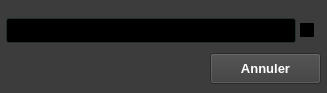
<?xml version="1.0" encoding="UTF-8"?>
<ui version="4.0">
 <class>YerithAdminSearchForm</class>
 <widget class="QWidget" name="YerithAdminSearchForm">
  <property name="geometry">
   <rect>
    <x>0</x>
    <y>0</y>
    <width>327</width>
    <height>93</height>
   </rect>
  </property>
  <property name="palette">
   <palette>
    <active>
     <colorrole role="WindowText">
      <brush brushstyle="SolidPattern">
       <color alpha="255">
        <red>255</red>
        <green>255</green>
        <blue>255</blue>
       </color>
      </brush>
     </colorrole>
     <colorrole role="Button">
      <brush brushstyle="SolidPattern">
       <color alpha="255">
        <red>60</red>
        <green>60</green>
        <blue>60</blue>
       </color>
      </brush>
     </colorrole>
     <colorrole role="Light">
      <brush brushstyle="SolidPattern">
       <color alpha="255">
        <red>90</red>
        <green>90</green>
        <blue>90</blue>
       </color>
      </brush>
     </colorrole>
     <colorrole role="Midlight">
      <brush brushstyle="SolidPattern">
       <color alpha="255">
        <red>75</red>
        <green>75</green>
        <blue>75</blue>
       </color>
      </brush>
     </colorrole>
     <colorrole role="Dark">
      <brush brushstyle="SolidPattern">
       <color alpha="255">
        <red>30</red>
        <green>30</green>
        <blue>30</blue>
       </color>
      </brush>
     </colorrole>
     <colorrole role="Mid">
      <brush brushstyle="SolidPattern">
       <color alpha="255">
        <red>40</red>
        <green>40</green>
        <blue>40</blue>
       </color>
      </brush>
     </colorrole>
     <colorrole role="Text">
      <brush brushstyle="SolidPattern">
       <color alpha="255">
        <red>255</red>
        <green>255</green>
        <blue>255</blue>
       </color>
      </brush>
     </colorrole>
     <colorrole role="BrightText">
      <brush brushstyle="SolidPattern">
       <color alpha="255">
        <red>255</red>
        <green>255</green>
        <blue>255</blue>
       </color>
      </brush>
     </colorrole>
     <colorrole role="ButtonText">
      <brush brushstyle="SolidPattern">
       <color alpha="255">
        <red>255</red>
        <green>255</green>
        <blue>255</blue>
       </color>
      </brush>
     </colorrole>
     <colorrole role="Base">
      <brush brushstyle="SolidPattern">
       <color alpha="255">
        <red>0</red>
        <green>0</green>
        <blue>0</blue>
       </color>
      </brush>
     </colorrole>
     <colorrole role="Window">
      <brush brushstyle="SolidPattern">
       <color alpha="255">
        <red>60</red>
        <green>60</green>
        <blue>60</blue>
       </color>
      </brush>
     </colorrole>
     <colorrole role="Shadow">
      <brush brushstyle="SolidPattern">
       <color alpha="255">
        <red>0</red>
        <green>0</green>
        <blue>0</blue>
       </color>
      </brush>
     </colorrole>
     <colorrole role="AlternateBase">
      <brush brushstyle="SolidPattern">
       <color alpha="255">
        <red>30</red>
        <green>30</green>
        <blue>30</blue>
       </color>
      </brush>
     </colorrole>
     <colorrole role="ToolTipBase">
      <brush brushstyle="SolidPattern">
       <color alpha="255">
        <red>255</red>
        <green>255</green>
        <blue>220</blue>
       </color>
      </brush>
     </colorrole>
     <colorrole role="ToolTipText">
      <brush brushstyle="SolidPattern">
       <color alpha="255">
        <red>0</red>
        <green>0</green>
        <blue>0</blue>
       </color>
      </brush>
     </colorrole>
     <colorrole role="PlaceholderText">
      <brush brushstyle="NoBrush">
       <color alpha="128">
        <red>255</red>
        <green>255</green>
        <blue>255</blue>
       </color>
      </brush>
     </colorrole>
    </active>
    <inactive>
     <colorrole role="WindowText">
      <brush brushstyle="SolidPattern">
       <color alpha="255">
        <red>255</red>
        <green>255</green>
        <blue>255</blue>
       </color>
      </brush>
     </colorrole>
     <colorrole role="Button">
      <brush brushstyle="SolidPattern">
       <color alpha="255">
        <red>60</red>
        <green>60</green>
        <blue>60</blue>
       </color>
      </brush>
     </colorrole>
     <colorrole role="Light">
      <brush brushstyle="SolidPattern">
       <color alpha="255">
        <red>90</red>
        <green>90</green>
        <blue>90</blue>
       </color>
      </brush>
     </colorrole>
     <colorrole role="Midlight">
      <brush brushstyle="SolidPattern">
       <color alpha="255">
        <red>75</red>
        <green>75</green>
        <blue>75</blue>
       </color>
      </brush>
     </colorrole>
     <colorrole role="Dark">
      <brush brushstyle="SolidPattern">
       <color alpha="255">
        <red>30</red>
        <green>30</green>
        <blue>30</blue>
       </color>
      </brush>
     </colorrole>
     <colorrole role="Mid">
      <brush brushstyle="SolidPattern">
       <color alpha="255">
        <red>40</red>
        <green>40</green>
        <blue>40</blue>
       </color>
      </brush>
     </colorrole>
     <colorrole role="Text">
      <brush brushstyle="SolidPattern">
       <color alpha="255">
        <red>255</red>
        <green>255</green>
        <blue>255</blue>
       </color>
      </brush>
     </colorrole>
     <colorrole role="BrightText">
      <brush brushstyle="SolidPattern">
       <color alpha="255">
        <red>255</red>
        <green>255</green>
        <blue>255</blue>
       </color>
      </brush>
     </colorrole>
     <colorrole role="ButtonText">
      <brush brushstyle="SolidPattern">
       <color alpha="255">
        <red>255</red>
        <green>255</green>
        <blue>255</blue>
       </color>
      </brush>
     </colorrole>
     <colorrole role="Base">
      <brush brushstyle="SolidPattern">
       <color alpha="255">
        <red>0</red>
        <green>0</green>
        <blue>0</blue>
       </color>
      </brush>
     </colorrole>
     <colorrole role="Window">
      <brush brushstyle="SolidPattern">
       <color alpha="255">
        <red>60</red>
        <green>60</green>
        <blue>60</blue>
       </color>
      </brush>
     </colorrole>
     <colorrole role="Shadow">
      <brush brushstyle="SolidPattern">
       <color alpha="255">
        <red>0</red>
        <green>0</green>
        <blue>0</blue>
       </color>
      </brush>
     </colorrole>
     <colorrole role="AlternateBase">
      <brush brushstyle="SolidPattern">
       <color alpha="255">
        <red>30</red>
        <green>30</green>
        <blue>30</blue>
       </color>
      </brush>
     </colorrole>
     <colorrole role="ToolTipBase">
      <brush brushstyle="SolidPattern">
       <color alpha="255">
        <red>255</red>
        <green>255</green>
        <blue>220</blue>
       </color>
      </brush>
     </colorrole>
     <colorrole role="ToolTipText">
      <brush brushstyle="SolidPattern">
       <color alpha="255">
        <red>0</red>
        <green>0</green>
        <blue>0</blue>
       </color>
      </brush>
     </colorrole>
     <colorrole role="PlaceholderText">
      <brush brushstyle="NoBrush">
       <color alpha="128">
        <red>255</red>
        <green>255</green>
        <blue>255</blue>
       </color>
      </brush>
     </colorrole>
    </inactive>
    <disabled>
     <colorrole role="WindowText">
      <brush brushstyle="SolidPattern">
       <color alpha="255">
        <red>30</red>
        <green>30</green>
        <blue>30</blue>
       </color>
      </brush>
     </colorrole>
     <colorrole role="Button">
      <brush brushstyle="SolidPattern">
       <color alpha="255">
        <red>60</red>
        <green>60</green>
        <blue>60</blue>
       </color>
      </brush>
     </colorrole>
     <colorrole role="Light">
      <brush brushstyle="SolidPattern">
       <color alpha="255">
        <red>90</red>
        <green>90</green>
        <blue>90</blue>
       </color>
      </brush>
     </colorrole>
     <colorrole role="Midlight">
      <brush brushstyle="SolidPattern">
       <color alpha="255">
        <red>75</red>
        <green>75</green>
        <blue>75</blue>
       </color>
      </brush>
     </colorrole>
     <colorrole role="Dark">
      <brush brushstyle="SolidPattern">
       <color alpha="255">
        <red>30</red>
        <green>30</green>
        <blue>30</blue>
       </color>
      </brush>
     </colorrole>
     <colorrole role="Mid">
      <brush brushstyle="SolidPattern">
       <color alpha="255">
        <red>40</red>
        <green>40</green>
        <blue>40</blue>
       </color>
      </brush>
     </colorrole>
     <colorrole role="Text">
      <brush brushstyle="SolidPattern">
       <color alpha="255">
        <red>30</red>
        <green>30</green>
        <blue>30</blue>
       </color>
      </brush>
     </colorrole>
     <colorrole role="BrightText">
      <brush brushstyle="SolidPattern">
       <color alpha="255">
        <red>255</red>
        <green>255</green>
        <blue>255</blue>
       </color>
      </brush>
     </colorrole>
     <colorrole role="ButtonText">
      <brush brushstyle="SolidPattern">
       <color alpha="255">
        <red>30</red>
        <green>30</green>
        <blue>30</blue>
       </color>
      </brush>
     </colorrole>
     <colorrole role="Base">
      <brush brushstyle="SolidPattern">
       <color alpha="255">
        <red>60</red>
        <green>60</green>
        <blue>60</blue>
       </color>
      </brush>
     </colorrole>
     <colorrole role="Window">
      <brush brushstyle="SolidPattern">
       <color alpha="255">
        <red>60</red>
        <green>60</green>
        <blue>60</blue>
       </color>
      </brush>
     </colorrole>
     <colorrole role="Shadow">
      <brush brushstyle="SolidPattern">
       <color alpha="255">
        <red>0</red>
        <green>0</green>
        <blue>0</blue>
       </color>
      </brush>
     </colorrole>
     <colorrole role="AlternateBase">
      <brush brushstyle="SolidPattern">
       <color alpha="255">
        <red>60</red>
        <green>60</green>
        <blue>60</blue>
       </color>
      </brush>
     </colorrole>
     <colorrole role="ToolTipBase">
      <brush brushstyle="SolidPattern">
       <color alpha="255">
        <red>255</red>
        <green>255</green>
        <blue>220</blue>
       </color>
      </brush>
     </colorrole>
     <colorrole role="ToolTipText">
      <brush brushstyle="SolidPattern">
       <color alpha="255">
        <red>0</red>
        <green>0</green>
        <blue>0</blue>
       </color>
      </brush>
     </colorrole>
     <colorrole role="PlaceholderText">
      <brush brushstyle="NoBrush">
       <color alpha="128">
        <red>255</red>
        <green>255</green>
        <blue>255</blue>
       </color>
      </brush>
     </colorrole>
    </disabled>
   </palette>
  </property>
  <property name="font">
   <font>
    <pointsize>10</pointsize>
   </font>
  </property>
  <property name="windowTitle">
   <string>Yerith-pgi-9.0 ~ administration ~ rechercher</string>
  </property>
  <widget class="YerithLineEdit" name="lineEdit_terme_recherche">
   <property name="geometry">
    <rect>
     <x>6</x>
     <y>18</y>
     <width>290</width>
     <height>25</height>
    </rect>
   </property>
   <property name="palette">
    <palette>
     <active>
      <colorrole role="WindowText">
       <brush brushstyle="SolidPattern">
        <color alpha="255">
         <red>255</red>
         <green>255</green>
         <blue>255</blue>
        </color>
       </brush>
      </colorrole>
      <colorrole role="Button">
       <brush brushstyle="SolidPattern">
        <color alpha="255">
         <red>47</red>
         <green>67</green>
         <blue>67</blue>
        </color>
       </brush>
      </colorrole>
      <colorrole role="Light">
       <brush brushstyle="SolidPattern">
        <color alpha="255">
         <red>70</red>
         <green>100</green>
         <blue>100</blue>
        </color>
       </brush>
      </colorrole>
      <colorrole role="Midlight">
       <brush brushstyle="SolidPattern">
        <color alpha="255">
         <red>58</red>
         <green>83</green>
         <blue>83</blue>
        </color>
       </brush>
      </colorrole>
      <colorrole role="Dark">
       <brush brushstyle="SolidPattern">
        <color alpha="255">
         <red>23</red>
         <green>33</green>
         <blue>33</blue>
        </color>
       </brush>
      </colorrole>
      <colorrole role="Mid">
       <brush brushstyle="SolidPattern">
        <color alpha="255">
         <red>31</red>
         <green>44</green>
         <blue>44</blue>
        </color>
       </brush>
      </colorrole>
      <colorrole role="Text">
       <brush brushstyle="SolidPattern">
        <color alpha="255">
         <red>255</red>
         <green>255</green>
         <blue>255</blue>
        </color>
       </brush>
      </colorrole>
      <colorrole role="BrightText">
       <brush brushstyle="SolidPattern">
        <color alpha="255">
         <red>255</red>
         <green>255</green>
         <blue>255</blue>
        </color>
       </brush>
      </colorrole>
      <colorrole role="ButtonText">
       <brush brushstyle="SolidPattern">
        <color alpha="255">
         <red>255</red>
         <green>255</green>
         <blue>255</blue>
        </color>
       </brush>
      </colorrole>
      <colorrole role="Base">
       <brush brushstyle="SolidPattern">
        <color alpha="255">
         <red>0</red>
         <green>0</green>
         <blue>0</blue>
        </color>
       </brush>
      </colorrole>
      <colorrole role="Window">
       <brush brushstyle="SolidPattern">
        <color alpha="255">
         <red>47</red>
         <green>67</green>
         <blue>67</blue>
        </color>
       </brush>
      </colorrole>
      <colorrole role="Shadow">
       <brush brushstyle="SolidPattern">
        <color alpha="255">
         <red>0</red>
         <green>0</green>
         <blue>0</blue>
        </color>
       </brush>
      </colorrole>
      <colorrole role="Highlight">
       <brush brushstyle="SolidPattern">
        <color alpha="255">
         <red>0</red>
         <green>0</green>
         <blue>0</blue>
        </color>
       </brush>
      </colorrole>
      <colorrole role="HighlightedText">
       <brush brushstyle="SolidPattern">
        <color alpha="255">
         <red>2</red>
         <green>160</green>
         <blue>70</blue>
        </color>
       </brush>
      </colorrole>
      <colorrole role="AlternateBase">
       <brush brushstyle="SolidPattern">
        <color alpha="255">
         <red>23</red>
         <green>33</green>
         <blue>33</blue>
        </color>
       </brush>
      </colorrole>
      <colorrole role="ToolTipBase">
       <brush brushstyle="SolidPattern">
        <color alpha="255">
         <red>255</red>
         <green>255</green>
         <blue>220</blue>
        </color>
       </brush>
      </colorrole>
      <colorrole role="ToolTipText">
       <brush brushstyle="SolidPattern">
        <color alpha="255">
         <red>0</red>
         <green>0</green>
         <blue>0</blue>
        </color>
       </brush>
      </colorrole>
      <colorrole role="PlaceholderText">
       <brush brushstyle="NoBrush">
        <color alpha="128">
         <red>255</red>
         <green>255</green>
         <blue>255</blue>
        </color>
       </brush>
      </colorrole>
     </active>
     <inactive>
      <colorrole role="WindowText">
       <brush brushstyle="SolidPattern">
        <color alpha="255">
         <red>255</red>
         <green>255</green>
         <blue>255</blue>
        </color>
       </brush>
      </colorrole>
      <colorrole role="Button">
       <brush brushstyle="SolidPattern">
        <color alpha="255">
         <red>47</red>
         <green>67</green>
         <blue>67</blue>
        </color>
       </brush>
      </colorrole>
      <colorrole role="Light">
       <brush brushstyle="SolidPattern">
        <color alpha="255">
         <red>70</red>
         <green>100</green>
         <blue>100</blue>
        </color>
       </brush>
      </colorrole>
      <colorrole role="Midlight">
       <brush brushstyle="SolidPattern">
        <color alpha="255">
         <red>58</red>
         <green>83</green>
         <blue>83</blue>
        </color>
       </brush>
      </colorrole>
      <colorrole role="Dark">
       <brush brushstyle="SolidPattern">
        <color alpha="255">
         <red>23</red>
         <green>33</green>
         <blue>33</blue>
        </color>
       </brush>
      </colorrole>
      <colorrole role="Mid">
       <brush brushstyle="SolidPattern">
        <color alpha="255">
         <red>31</red>
         <green>44</green>
         <blue>44</blue>
        </color>
       </brush>
      </colorrole>
      <colorrole role="Text">
       <brush brushstyle="SolidPattern">
        <color alpha="255">
         <red>255</red>
         <green>255</green>
         <blue>255</blue>
        </color>
       </brush>
      </colorrole>
      <colorrole role="BrightText">
       <brush brushstyle="SolidPattern">
        <color alpha="255">
         <red>255</red>
         <green>255</green>
         <blue>255</blue>
        </color>
       </brush>
      </colorrole>
      <colorrole role="ButtonText">
       <brush brushstyle="SolidPattern">
        <color alpha="255">
         <red>255</red>
         <green>255</green>
         <blue>255</blue>
        </color>
       </brush>
      </colorrole>
      <colorrole role="Base">
       <brush brushstyle="SolidPattern">
        <color alpha="255">
         <red>0</red>
         <green>0</green>
         <blue>0</blue>
        </color>
       </brush>
      </colorrole>
      <colorrole role="Window">
       <brush brushstyle="SolidPattern">
        <color alpha="255">
         <red>47</red>
         <green>67</green>
         <blue>67</blue>
        </color>
       </brush>
      </colorrole>
      <colorrole role="Shadow">
       <brush brushstyle="SolidPattern">
        <color alpha="255">
         <red>0</red>
         <green>0</green>
         <blue>0</blue>
        </color>
       </brush>
      </colorrole>
      <colorrole role="Highlight">
       <brush brushstyle="SolidPattern">
        <color alpha="255">
         <red>0</red>
         <green>0</green>
         <blue>0</blue>
        </color>
       </brush>
      </colorrole>
      <colorrole role="HighlightedText">
       <brush brushstyle="SolidPattern">
        <color alpha="255">
         <red>2</red>
         <green>160</green>
         <blue>70</blue>
        </color>
       </brush>
      </colorrole>
      <colorrole role="AlternateBase">
       <brush brushstyle="SolidPattern">
        <color alpha="255">
         <red>23</red>
         <green>33</green>
         <blue>33</blue>
        </color>
       </brush>
      </colorrole>
      <colorrole role="ToolTipBase">
       <brush brushstyle="SolidPattern">
        <color alpha="255">
         <red>255</red>
         <green>255</green>
         <blue>220</blue>
        </color>
       </brush>
      </colorrole>
      <colorrole role="ToolTipText">
       <brush brushstyle="SolidPattern">
        <color alpha="255">
         <red>0</red>
         <green>0</green>
         <blue>0</blue>
        </color>
       </brush>
      </colorrole>
      <colorrole role="PlaceholderText">
       <brush brushstyle="NoBrush">
        <color alpha="128">
         <red>255</red>
         <green>255</green>
         <blue>255</blue>
        </color>
       </brush>
      </colorrole>
     </inactive>
     <disabled>
      <colorrole role="WindowText">
       <brush brushstyle="SolidPattern">
        <color alpha="255">
         <red>23</red>
         <green>33</green>
         <blue>33</blue>
        </color>
       </brush>
      </colorrole>
      <colorrole role="Button">
       <brush brushstyle="SolidPattern">
        <color alpha="255">
         <red>47</red>
         <green>67</green>
         <blue>67</blue>
        </color>
       </brush>
      </colorrole>
      <colorrole role="Light">
       <brush brushstyle="SolidPattern">
        <color alpha="255">
         <red>70</red>
         <green>100</green>
         <blue>100</blue>
        </color>
       </brush>
      </colorrole>
      <colorrole role="Midlight">
       <brush brushstyle="SolidPattern">
        <color alpha="255">
         <red>58</red>
         <green>83</green>
         <blue>83</blue>
        </color>
       </brush>
      </colorrole>
      <colorrole role="Dark">
       <brush brushstyle="SolidPattern">
        <color alpha="255">
         <red>23</red>
         <green>33</green>
         <blue>33</blue>
        </color>
       </brush>
      </colorrole>
      <colorrole role="Mid">
       <brush brushstyle="SolidPattern">
        <color alpha="255">
         <red>31</red>
         <green>44</green>
         <blue>44</blue>
        </color>
       </brush>
      </colorrole>
      <colorrole role="Text">
       <brush brushstyle="SolidPattern">
        <color alpha="255">
         <red>23</red>
         <green>33</green>
         <blue>33</blue>
        </color>
       </brush>
      </colorrole>
      <colorrole role="BrightText">
       <brush brushstyle="SolidPattern">
        <color alpha="255">
         <red>255</red>
         <green>255</green>
         <blue>255</blue>
        </color>
       </brush>
      </colorrole>
      <colorrole role="ButtonText">
       <brush brushstyle="SolidPattern">
        <color alpha="255">
         <red>23</red>
         <green>33</green>
         <blue>33</blue>
        </color>
       </brush>
      </colorrole>
      <colorrole role="Base">
       <brush brushstyle="SolidPattern">
        <color alpha="255">
         <red>47</red>
         <green>67</green>
         <blue>67</blue>
        </color>
       </brush>
      </colorrole>
      <colorrole role="Window">
       <brush brushstyle="SolidPattern">
        <color alpha="255">
         <red>47</red>
         <green>67</green>
         <blue>67</blue>
        </color>
       </brush>
      </colorrole>
      <colorrole role="Shadow">
       <brush brushstyle="SolidPattern">
        <color alpha="255">
         <red>0</red>
         <green>0</green>
         <blue>0</blue>
        </color>
       </brush>
      </colorrole>
      <colorrole role="Highlight">
       <brush brushstyle="SolidPattern">
        <color alpha="255">
         <red>145</red>
         <green>141</green>
         <blue>126</blue>
        </color>
       </brush>
      </colorrole>
      <colorrole role="HighlightedText">
       <brush brushstyle="SolidPattern">
        <color alpha="255">
         <red>2</red>
         <green>160</green>
         <blue>70</blue>
        </color>
       </brush>
      </colorrole>
      <colorrole role="AlternateBase">
       <brush brushstyle="SolidPattern">
        <color alpha="255">
         <red>47</red>
         <green>67</green>
         <blue>67</blue>
        </color>
       </brush>
      </colorrole>
      <colorrole role="ToolTipBase">
       <brush brushstyle="SolidPattern">
        <color alpha="255">
         <red>255</red>
         <green>255</green>
         <blue>220</blue>
        </color>
       </brush>
      </colorrole>
      <colorrole role="ToolTipText">
       <brush brushstyle="SolidPattern">
        <color alpha="255">
         <red>0</red>
         <green>0</green>
         <blue>0</blue>
        </color>
       </brush>
      </colorrole>
      <colorrole role="PlaceholderText">
       <brush brushstyle="NoBrush">
        <color alpha="128">
         <red>255</red>
         <green>255</green>
         <blue>255</blue>
        </color>
       </brush>
      </colorrole>
     </disabled>
    </palette>
   </property>
   <property name="font">
    <font>
     <pointsize>10</pointsize>
    </font>
   </property>
  </widget>
  <widget class="YerithPushButton" name="pushButton_annuler">
   <property name="geometry">
    <rect>
     <x>210</x>
     <y>53</y>
     <width>111</width>
     <height>31</height>
    </rect>
   </property>
   <property name="palette">
    <palette>
     <active>
      <colorrole role="WindowText">
       <brush brushstyle="SolidPattern">
        <color alpha="255">
         <red>255</red>
         <green>255</green>
         <blue>255</blue>
        </color>
       </brush>
      </colorrole>
      <colorrole role="Button">
       <brush brushstyle="SolidPattern">
        <color alpha="255">
         <red>60</red>
         <green>60</green>
         <blue>60</blue>
        </color>
       </brush>
      </colorrole>
      <colorrole role="Light">
       <brush brushstyle="SolidPattern">
        <color alpha="255">
         <red>90</red>
         <green>90</green>
         <blue>90</blue>
        </color>
       </brush>
      </colorrole>
      <colorrole role="Midlight">
       <brush brushstyle="SolidPattern">
        <color alpha="255">
         <red>75</red>
         <green>75</green>
         <blue>75</blue>
        </color>
       </brush>
      </colorrole>
      <colorrole role="Dark">
       <brush brushstyle="SolidPattern">
        <color alpha="255">
         <red>30</red>
         <green>30</green>
         <blue>30</blue>
        </color>
       </brush>
      </colorrole>
      <colorrole role="Mid">
       <brush brushstyle="SolidPattern">
        <color alpha="255">
         <red>40</red>
         <green>40</green>
         <blue>40</blue>
        </color>
       </brush>
      </colorrole>
      <colorrole role="Text">
       <brush brushstyle="SolidPattern">
        <color alpha="255">
         <red>255</red>
         <green>255</green>
         <blue>255</blue>
        </color>
       </brush>
      </colorrole>
      <colorrole role="BrightText">
       <brush brushstyle="SolidPattern">
        <color alpha="255">
         <red>255</red>
         <green>255</green>
         <blue>255</blue>
        </color>
       </brush>
      </colorrole>
      <colorrole role="ButtonText">
       <brush brushstyle="SolidPattern">
        <color alpha="255">
         <red>255</red>
         <green>255</green>
         <blue>255</blue>
        </color>
       </brush>
      </colorrole>
      <colorrole role="Base">
       <brush brushstyle="SolidPattern">
        <color alpha="255">
         <red>0</red>
         <green>0</green>
         <blue>0</blue>
        </color>
       </brush>
      </colorrole>
      <colorrole role="Window">
       <brush brushstyle="SolidPattern">
        <color alpha="255">
         <red>60</red>
         <green>60</green>
         <blue>60</blue>
        </color>
       </brush>
      </colorrole>
      <colorrole role="Shadow">
       <brush brushstyle="SolidPattern">
        <color alpha="255">
         <red>0</red>
         <green>0</green>
         <blue>0</blue>
        </color>
       </brush>
      </colorrole>
      <colorrole role="AlternateBase">
       <brush brushstyle="SolidPattern">
        <color alpha="255">
         <red>30</red>
         <green>30</green>
         <blue>30</blue>
        </color>
       </brush>
      </colorrole>
      <colorrole role="ToolTipBase">
       <brush brushstyle="SolidPattern">
        <color alpha="255">
         <red>255</red>
         <green>255</green>
         <blue>220</blue>
        </color>
       </brush>
      </colorrole>
      <colorrole role="ToolTipText">
       <brush brushstyle="SolidPattern">
        <color alpha="255">
         <red>0</red>
         <green>0</green>
         <blue>0</blue>
        </color>
       </brush>
      </colorrole>
      <colorrole role="PlaceholderText">
       <brush brushstyle="NoBrush">
        <color alpha="128">
         <red>255</red>
         <green>255</green>
         <blue>255</blue>
        </color>
       </brush>
      </colorrole>
     </active>
     <inactive>
      <colorrole role="WindowText">
       <brush brushstyle="SolidPattern">
        <color alpha="255">
         <red>255</red>
         <green>255</green>
         <blue>255</blue>
        </color>
       </brush>
      </colorrole>
      <colorrole role="Button">
       <brush brushstyle="SolidPattern">
        <color alpha="255">
         <red>60</red>
         <green>60</green>
         <blue>60</blue>
        </color>
       </brush>
      </colorrole>
      <colorrole role="Light">
       <brush brushstyle="SolidPattern">
        <color alpha="255">
         <red>90</red>
         <green>90</green>
         <blue>90</blue>
        </color>
       </brush>
      </colorrole>
      <colorrole role="Midlight">
       <brush brushstyle="SolidPattern">
        <color alpha="255">
         <red>75</red>
         <green>75</green>
         <blue>75</blue>
        </color>
       </brush>
      </colorrole>
      <colorrole role="Dark">
       <brush brushstyle="SolidPattern">
        <color alpha="255">
         <red>30</red>
         <green>30</green>
         <blue>30</blue>
        </color>
       </brush>
      </colorrole>
      <colorrole role="Mid">
       <brush brushstyle="SolidPattern">
        <color alpha="255">
         <red>40</red>
         <green>40</green>
         <blue>40</blue>
        </color>
       </brush>
      </colorrole>
      <colorrole role="Text">
       <brush brushstyle="SolidPattern">
        <color alpha="255">
         <red>255</red>
         <green>255</green>
         <blue>255</blue>
        </color>
       </brush>
      </colorrole>
      <colorrole role="BrightText">
       <brush brushstyle="SolidPattern">
        <color alpha="255">
         <red>255</red>
         <green>255</green>
         <blue>255</blue>
        </color>
       </brush>
      </colorrole>
      <colorrole role="ButtonText">
       <brush brushstyle="SolidPattern">
        <color alpha="255">
         <red>255</red>
         <green>255</green>
         <blue>255</blue>
        </color>
       </brush>
      </colorrole>
      <colorrole role="Base">
       <brush brushstyle="SolidPattern">
        <color alpha="255">
         <red>0</red>
         <green>0</green>
         <blue>0</blue>
        </color>
       </brush>
      </colorrole>
      <colorrole role="Window">
       <brush brushstyle="SolidPattern">
        <color alpha="255">
         <red>60</red>
         <green>60</green>
         <blue>60</blue>
        </color>
       </brush>
      </colorrole>
      <colorrole role="Shadow">
       <brush brushstyle="SolidPattern">
        <color alpha="255">
         <red>0</red>
         <green>0</green>
         <blue>0</blue>
        </color>
       </brush>
      </colorrole>
      <colorrole role="AlternateBase">
       <brush brushstyle="SolidPattern">
        <color alpha="255">
         <red>30</red>
         <green>30</green>
         <blue>30</blue>
        </color>
       </brush>
      </colorrole>
      <colorrole role="ToolTipBase">
       <brush brushstyle="SolidPattern">
        <color alpha="255">
         <red>255</red>
         <green>255</green>
         <blue>220</blue>
        </color>
       </brush>
      </colorrole>
      <colorrole role="ToolTipText">
       <brush brushstyle="SolidPattern">
        <color alpha="255">
         <red>0</red>
         <green>0</green>
         <blue>0</blue>
        </color>
       </brush>
      </colorrole>
      <colorrole role="PlaceholderText">
       <brush brushstyle="NoBrush">
        <color alpha="128">
         <red>255</red>
         <green>255</green>
         <blue>255</blue>
        </color>
       </brush>
      </colorrole>
     </inactive>
     <disabled>
      <colorrole role="WindowText">
       <brush brushstyle="SolidPattern">
        <color alpha="255">
         <red>30</red>
         <green>30</green>
         <blue>30</blue>
        </color>
       </brush>
      </colorrole>
      <colorrole role="Button">
       <brush brushstyle="SolidPattern">
        <color alpha="255">
         <red>60</red>
         <green>60</green>
         <blue>60</blue>
        </color>
       </brush>
      </colorrole>
      <colorrole role="Light">
       <brush brushstyle="SolidPattern">
        <color alpha="255">
         <red>90</red>
         <green>90</green>
         <blue>90</blue>
        </color>
       </brush>
      </colorrole>
      <colorrole role="Midlight">
       <brush brushstyle="SolidPattern">
        <color alpha="255">
         <red>75</red>
         <green>75</green>
         <blue>75</blue>
        </color>
       </brush>
      </colorrole>
      <colorrole role="Dark">
       <brush brushstyle="SolidPattern">
        <color alpha="255">
         <red>30</red>
         <green>30</green>
         <blue>30</blue>
        </color>
       </brush>
      </colorrole>
      <colorrole role="Mid">
       <brush brushstyle="SolidPattern">
        <color alpha="255">
         <red>40</red>
         <green>40</green>
         <blue>40</blue>
        </color>
       </brush>
      </colorrole>
      <colorrole role="Text">
       <brush brushstyle="SolidPattern">
        <color alpha="255">
         <red>30</red>
         <green>30</green>
         <blue>30</blue>
        </color>
       </brush>
      </colorrole>
      <colorrole role="BrightText">
       <brush brushstyle="SolidPattern">
        <color alpha="255">
         <red>255</red>
         <green>255</green>
         <blue>255</blue>
        </color>
       </brush>
      </colorrole>
      <colorrole role="ButtonText">
       <brush brushstyle="SolidPattern">
        <color alpha="255">
         <red>30</red>
         <green>30</green>
         <blue>30</blue>
        </color>
       </brush>
      </colorrole>
      <colorrole role="Base">
       <brush brushstyle="SolidPattern">
        <color alpha="255">
         <red>60</red>
         <green>60</green>
         <blue>60</blue>
        </color>
       </brush>
      </colorrole>
      <colorrole role="Window">
       <brush brushstyle="SolidPattern">
        <color alpha="255">
         <red>60</red>
         <green>60</green>
         <blue>60</blue>
        </color>
       </brush>
      </colorrole>
      <colorrole role="Shadow">
       <brush brushstyle="SolidPattern">
        <color alpha="255">
         <red>0</red>
         <green>0</green>
         <blue>0</blue>
        </color>
       </brush>
      </colorrole>
      <colorrole role="AlternateBase">
       <brush brushstyle="SolidPattern">
        <color alpha="255">
         <red>60</red>
         <green>60</green>
         <blue>60</blue>
        </color>
       </brush>
      </colorrole>
      <colorrole role="ToolTipBase">
       <brush brushstyle="SolidPattern">
        <color alpha="255">
         <red>255</red>
         <green>255</green>
         <blue>220</blue>
        </color>
       </brush>
      </colorrole>
      <colorrole role="ToolTipText">
       <brush brushstyle="SolidPattern">
        <color alpha="255">
         <red>0</red>
         <green>0</green>
         <blue>0</blue>
        </color>
       </brush>
      </colorrole>
      <colorrole role="PlaceholderText">
       <brush brushstyle="NoBrush">
        <color alpha="128">
         <red>255</red>
         <green>255</green>
         <blue>255</blue>
        </color>
       </brush>
      </colorrole>
     </disabled>
    </palette>
   </property>
   <property name="font">
    <font>
     <pointsize>10</pointsize>
     <weight>75</weight>
     <bold>true</bold>
    </font>
   </property>
   <property name="text">
    <string>Annuler</string>
   </property>
  </widget>
  <widget class="QCheckBox" name="checkBox_EXACT_STRING_MATCH">
   <property name="geometry">
    <rect>
     <x>298</x>
     <y>18</y>
     <width>16</width>
     <height>25</height>
    </rect>
   </property>
   <property name="palette">
    <palette>
     <active>
      <colorrole role="WindowText">
       <brush brushstyle="SolidPattern">
        <color alpha="255">
         <red>255</red>
         <green>255</green>
         <blue>255</blue>
        </color>
       </brush>
      </colorrole>
      <colorrole role="Button">
       <brush brushstyle="SolidPattern">
        <color alpha="255">
         <red>0</red>
         <green>0</green>
         <blue>0</blue>
        </color>
       </brush>
      </colorrole>
      <colorrole role="Light">
       <brush brushstyle="SolidPattern">
        <color alpha="255">
         <red>0</red>
         <green>0</green>
         <blue>0</blue>
        </color>
       </brush>
      </colorrole>
      <colorrole role="Midlight">
       <brush brushstyle="SolidPattern">
        <color alpha="255">
         <red>0</red>
         <green>0</green>
         <blue>0</blue>
        </color>
       </brush>
      </colorrole>
      <colorrole role="Dark">
       <brush brushstyle="SolidPattern">
        <color alpha="255">
         <red>0</red>
         <green>0</green>
         <blue>0</blue>
        </color>
       </brush>
      </colorrole>
      <colorrole role="Mid">
       <brush brushstyle="SolidPattern">
        <color alpha="255">
         <red>0</red>
         <green>0</green>
         <blue>0</blue>
        </color>
       </brush>
      </colorrole>
      <colorrole role="Text">
       <brush brushstyle="SolidPattern">
        <color alpha="255">
         <red>255</red>
         <green>255</green>
         <blue>255</blue>
        </color>
       </brush>
      </colorrole>
      <colorrole role="BrightText">
       <brush brushstyle="SolidPattern">
        <color alpha="255">
         <red>255</red>
         <green>255</green>
         <blue>255</blue>
        </color>
       </brush>
      </colorrole>
      <colorrole role="ButtonText">
       <brush brushstyle="SolidPattern">
        <color alpha="255">
         <red>255</red>
         <green>255</green>
         <blue>255</blue>
        </color>
       </brush>
      </colorrole>
      <colorrole role="Base">
       <brush brushstyle="SolidPattern">
        <color alpha="255">
         <red>0</red>
         <green>0</green>
         <blue>0</blue>
        </color>
       </brush>
      </colorrole>
      <colorrole role="Window">
       <brush brushstyle="SolidPattern">
        <color alpha="255">
         <red>0</red>
         <green>0</green>
         <blue>0</blue>
        </color>
       </brush>
      </colorrole>
      <colorrole role="Shadow">
       <brush brushstyle="SolidPattern">
        <color alpha="255">
         <red>0</red>
         <green>0</green>
         <blue>0</blue>
        </color>
       </brush>
      </colorrole>
      <colorrole role="AlternateBase">
       <brush brushstyle="SolidPattern">
        <color alpha="255">
         <red>0</red>
         <green>0</green>
         <blue>0</blue>
        </color>
       </brush>
      </colorrole>
      <colorrole role="ToolTipBase">
       <brush brushstyle="SolidPattern">
        <color alpha="255">
         <red>255</red>
         <green>255</green>
         <blue>220</blue>
        </color>
       </brush>
      </colorrole>
      <colorrole role="ToolTipText">
       <brush brushstyle="SolidPattern">
        <color alpha="255">
         <red>0</red>
         <green>0</green>
         <blue>0</blue>
        </color>
       </brush>
      </colorrole>
      <colorrole role="PlaceholderText">
       <brush brushstyle="NoBrush">
        <color alpha="128">
         <red>255</red>
         <green>255</green>
         <blue>255</blue>
        </color>
       </brush>
      </colorrole>
     </active>
     <inactive>
      <colorrole role="WindowText">
       <brush brushstyle="SolidPattern">
        <color alpha="255">
         <red>255</red>
         <green>255</green>
         <blue>255</blue>
        </color>
       </brush>
      </colorrole>
      <colorrole role="Button">
       <brush brushstyle="SolidPattern">
        <color alpha="255">
         <red>0</red>
         <green>0</green>
         <blue>0</blue>
        </color>
       </brush>
      </colorrole>
      <colorrole role="Light">
       <brush brushstyle="SolidPattern">
        <color alpha="255">
         <red>0</red>
         <green>0</green>
         <blue>0</blue>
        </color>
       </brush>
      </colorrole>
      <colorrole role="Midlight">
       <brush brushstyle="SolidPattern">
        <color alpha="255">
         <red>0</red>
         <green>0</green>
         <blue>0</blue>
        </color>
       </brush>
      </colorrole>
      <colorrole role="Dark">
       <brush brushstyle="SolidPattern">
        <color alpha="255">
         <red>0</red>
         <green>0</green>
         <blue>0</blue>
        </color>
       </brush>
      </colorrole>
      <colorrole role="Mid">
       <brush brushstyle="SolidPattern">
        <color alpha="255">
         <red>0</red>
         <green>0</green>
         <blue>0</blue>
        </color>
       </brush>
      </colorrole>
      <colorrole role="Text">
       <brush brushstyle="SolidPattern">
        <color alpha="255">
         <red>255</red>
         <green>255</green>
         <blue>255</blue>
        </color>
       </brush>
      </colorrole>
      <colorrole role="BrightText">
       <brush brushstyle="SolidPattern">
        <color alpha="255">
         <red>255</red>
         <green>255</green>
         <blue>255</blue>
        </color>
       </brush>
      </colorrole>
      <colorrole role="ButtonText">
       <brush brushstyle="SolidPattern">
        <color alpha="255">
         <red>255</red>
         <green>255</green>
         <blue>255</blue>
        </color>
       </brush>
      </colorrole>
      <colorrole role="Base">
       <brush brushstyle="SolidPattern">
        <color alpha="255">
         <red>0</red>
         <green>0</green>
         <blue>0</blue>
        </color>
       </brush>
      </colorrole>
      <colorrole role="Window">
       <brush brushstyle="SolidPattern">
        <color alpha="255">
         <red>0</red>
         <green>0</green>
         <blue>0</blue>
        </color>
       </brush>
      </colorrole>
      <colorrole role="Shadow">
       <brush brushstyle="SolidPattern">
        <color alpha="255">
         <red>0</red>
         <green>0</green>
         <blue>0</blue>
        </color>
       </brush>
      </colorrole>
      <colorrole role="AlternateBase">
       <brush brushstyle="SolidPattern">
        <color alpha="255">
         <red>0</red>
         <green>0</green>
         <blue>0</blue>
        </color>
       </brush>
      </colorrole>
      <colorrole role="ToolTipBase">
       <brush brushstyle="SolidPattern">
        <color alpha="255">
         <red>255</red>
         <green>255</green>
         <blue>220</blue>
        </color>
       </brush>
      </colorrole>
      <colorrole role="ToolTipText">
       <brush brushstyle="SolidPattern">
        <color alpha="255">
         <red>0</red>
         <green>0</green>
         <blue>0</blue>
        </color>
       </brush>
      </colorrole>
      <colorrole role="PlaceholderText">
       <brush brushstyle="NoBrush">
        <color alpha="128">
         <red>255</red>
         <green>255</green>
         <blue>255</blue>
        </color>
       </brush>
      </colorrole>
     </inactive>
     <disabled>
      <colorrole role="WindowText">
       <brush brushstyle="SolidPattern">
        <color alpha="255">
         <red>127</red>
         <green>127</green>
         <blue>127</blue>
        </color>
       </brush>
      </colorrole>
      <colorrole role="Button">
       <brush brushstyle="SolidPattern">
        <color alpha="255">
         <red>0</red>
         <green>0</green>
         <blue>0</blue>
        </color>
       </brush>
      </colorrole>
      <colorrole role="Light">
       <brush brushstyle="SolidPattern">
        <color alpha="255">
         <red>0</red>
         <green>0</green>
         <blue>0</blue>
        </color>
       </brush>
      </colorrole>
      <colorrole role="Midlight">
       <brush brushstyle="SolidPattern">
        <color alpha="255">
         <red>0</red>
         <green>0</green>
         <blue>0</blue>
        </color>
       </brush>
      </colorrole>
      <colorrole role="Dark">
       <brush brushstyle="SolidPattern">
        <color alpha="255">
         <red>0</red>
         <green>0</green>
         <blue>0</blue>
        </color>
       </brush>
      </colorrole>
      <colorrole role="Mid">
       <brush brushstyle="SolidPattern">
        <color alpha="255">
         <red>0</red>
         <green>0</green>
         <blue>0</blue>
        </color>
       </brush>
      </colorrole>
      <colorrole role="Text">
       <brush brushstyle="SolidPattern">
        <color alpha="255">
         <red>0</red>
         <green>0</green>
         <blue>0</blue>
        </color>
       </brush>
      </colorrole>
      <colorrole role="BrightText">
       <brush brushstyle="SolidPattern">
        <color alpha="255">
         <red>255</red>
         <green>255</green>
         <blue>255</blue>
        </color>
       </brush>
      </colorrole>
      <colorrole role="ButtonText">
       <brush brushstyle="SolidPattern">
        <color alpha="255">
         <red>0</red>
         <green>0</green>
         <blue>0</blue>
        </color>
       </brush>
      </colorrole>
      <colorrole role="Base">
       <brush brushstyle="SolidPattern">
        <color alpha="255">
         <red>0</red>
         <green>0</green>
         <blue>0</blue>
        </color>
       </brush>
      </colorrole>
      <colorrole role="Window">
       <brush brushstyle="SolidPattern">
        <color alpha="255">
         <red>0</red>
         <green>0</green>
         <blue>0</blue>
        </color>
       </brush>
      </colorrole>
      <colorrole role="Shadow">
       <brush brushstyle="SolidPattern">
        <color alpha="255">
         <red>0</red>
         <green>0</green>
         <blue>0</blue>
        </color>
       </brush>
      </colorrole>
      <colorrole role="AlternateBase">
       <brush brushstyle="SolidPattern">
        <color alpha="255">
         <red>0</red>
         <green>0</green>
         <blue>0</blue>
        </color>
       </brush>
      </colorrole>
      <colorrole role="ToolTipBase">
       <brush brushstyle="SolidPattern">
        <color alpha="255">
         <red>255</red>
         <green>255</green>
         <blue>220</blue>
        </color>
       </brush>
      </colorrole>
      <colorrole role="ToolTipText">
       <brush brushstyle="SolidPattern">
        <color alpha="255">
         <red>0</red>
         <green>0</green>
         <blue>0</blue>
        </color>
       </brush>
      </colorrole>
      <colorrole role="PlaceholderText">
       <brush brushstyle="NoBrush">
        <color alpha="128">
         <red>255</red>
         <green>255</green>
         <blue>255</blue>
        </color>
       </brush>
      </colorrole>
     </disabled>
    </palette>
   </property>
   <property name="font">
    <font>
     <pointsize>10</pointsize>
     <weight>50</weight>
     <bold>false</bold>
    </font>
   </property>
   <property name="focusPolicy">
    <enum>Qt::StrongFocus</enum>
   </property>
   <property name="toolTip">
    <string>&lt;html&gt;&lt;head/&gt;&lt;body&gt;&lt;p&gt;&lt;span style=&quot; font-size:9pt;&quot;&gt;CHECKED: exact string match&lt;/span&gt;&lt;/p&gt;&lt;p&gt;&lt;span style=&quot; font-size:9pt;&quot;&gt;Unchecked: like string match.&lt;/span&gt;&lt;/p&gt;&lt;/body&gt;&lt;/html&gt;</string>
   </property>
   <property name="layoutDirection">
    <enum>Qt::RightToLeft</enum>
   </property>
   <property name="text">
    <string/>
   </property>
  </widget>
 </widget>
 <customwidgets>
  <customwidget>
   <class>YerithPushButton</class>
   <extends>QPushButton</extends>
   <header>src/widgets/yerith-erp-push-button.hpp</header>
   <slots>
    <slot>handleItemModification(QModelIndex)</slot>
   </slots>
  </customwidget>
  <customwidget>
   <class>YerithLineEdit</class>
   <extends>QLineEdit</extends>
   <header>src/widgets/yerith-erp-line-edit.hpp</header>
  </customwidget>
 </customwidgets>
 <tabstops>
  <tabstop>lineEdit_terme_recherche</tabstop>
  <tabstop>pushButton_annuler</tabstop>
 </tabstops>
 <resources/>
 <connections/>
</ui>
